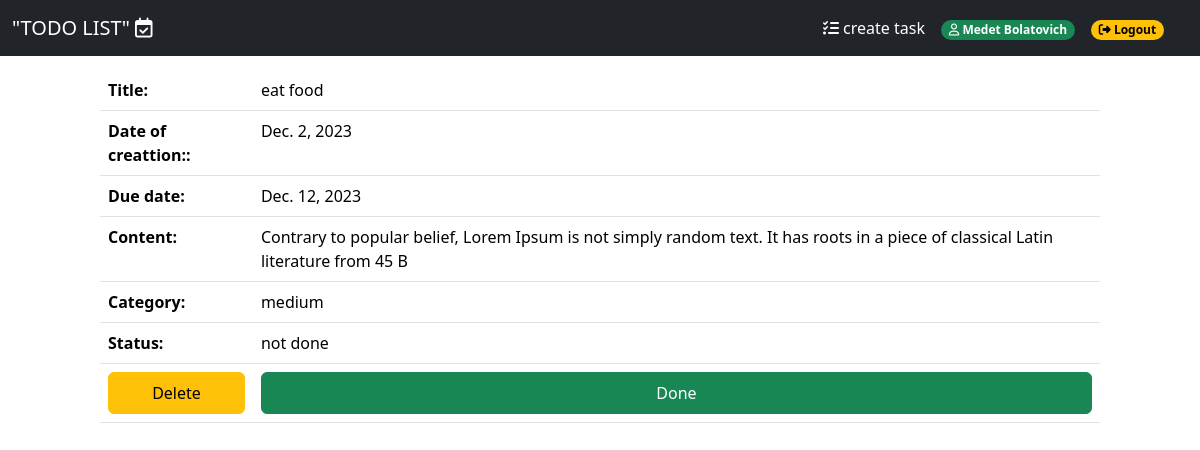
Page /detail/10/ (signed in) on the committed database.
### app/models.py (models this page shows)
class Todolist(models.Model):
    title = models.CharField(max_length=250)
    content = models.TextField(blank=True)
    created = models.DateField(default=timezone.now().strftime("%Y-%m-%d"))
    due_date = models.DateField(default=timezone.now().strftime("%Y-%m-%d"))
    category = models.ForeignKey(Category, on_delete=models.PROTECT)
    user = models.ForeignKey(User, on_delete=models.CASCADE)
    status = models.BooleanField(verbose_name="Status", default=False, null=True, blank=True)
    class Meta:
        ordering = ['-created']

class Category(models.Model):
    name = models.CharField(max_length=30)
    class Meta:
        verbose_name = "Category"
        verbose_name_plural = "Categories"
    def __str__(self):
        return self.name

### app/views.py (the view, shortened to what this page needs)
# urls.py: path('detail/<int:pk>/', TodoDetailView.as_view(), name='detail'),
class TodoDetailView(View):
    def get(self, request, pk):
        todo = Todolist.objects.get(user=request.user.id, pk=pk)
        context = {'info':todo}
        return render(request, 'detail.html', context)

### templates/detail.html (shortened to what this page needs)
{% extends "base.html" %}
{% block content %}
<div class="container">
            <table class="table mx-auto d-block" style="width: 1000px;">
                <tr>
                    <th> Title: </th>
                    <td> {{ info.title }} </td>
                </tr>
                <tr>
                    <th> Date of creattion:: </th>
                    <td> {{ info.created }} </td>
                </tr>
                <tr>
                    <th> Due date: </th>
                    <td> {{ info.due_date }} </td>
                </tr>
                <tr>
                    <th> Content: </th>
                    <td> {{ info.content }} </td>
                </tr>
                <tr>
                    <th> Category: </th>
                    <td> {{ info.category }} </td>
                </tr>
                <tr>
                    <th> Status: </th>
                    <td> {% if info.status %} done {% else %} not done {% endif %} </td>
                </tr>
                <tr>
                    <form method="post">
                    <td>
                        <a class="btn btn-warning w-100 py-2" href="{% url 'delete' info.pk %}" class="delete"> Delete </a>
                    </td>
                    <td>
                        <button class="btn btn-success w-100 py-2" type="submit"> Done </button>
                    </td>
                    </form>
                </tr>
            </table>
</div>
{% endblock %}

### templates/base.html (shortened to what this page needs)
{% load static %}
<!DOCTYPE html>
<html lang="en">
<head>
    <link href="https://cdn.jsdelivr.net/npm/bootstrap@5.3.2/dist/css/bootstrap.min.css" rel="stylesheet">
</head>
<body>
    <nav class="navbar navbar-expand-md navbar-dark fixed-top bg-dark">
        <div class="container-fluid">
            <a class="navbar-brand" href="{% url 'todolist' %}"> "TODO LIST" <i class="fa-regular fa-calendar-check"></i></a>
            <div class="offcanvas offcanvas-end text-bg-dark" tabindex="-1" id="offcanvasNavbar2" aria-labelledby="offcanvasNavbar2Label">
                <div class="offcanvas-body">
                    <ul class="navbar-nav justify-content-end flex-grow-1 pe-3">
                        {% if request.user.is_authenticated %}
                        <li class="nav-item">
                            <a class="nav-link active" aria-current="page" href="{% url 'todocreate' %}"><i class="fa-solid fa-list-check"></i> create task</a>
                        </li>
                        <li class="nav-item">
                            <span class="nav-link active" aria-current="page"><span class="badge text-bg-success rounded-pill" > <i class="fa-regular fa-user"></i>   {{ request.user.first_name }} </span></span>
                        </li>
                        <li class="nav-item">
                            <a class="nav-link active" aria-current="page" href="{% url 'logout' %}"> <span class="badge text-bg-warning rounded-pill"><i class="fa-solid fa-right-from-bracket"></i>  Logout</span> </a>
                        </li>
                        {% endif %}
                    </ul>
                </div>
            </div>
        </div>
    </nav>
    <div style="margin-top: 70px;">
        {% block content %}
        {% endblock %}
    </div>
</body>
</html>

### rows in the picture
Todolist: title "eat food", created "Dec. 2, 2023", due_date "Dec. 12, 2023", content "Contrary to popular belief, Lorem Ipsum is not simply random text. It has roots in a piece of classical Latin literature from 45 B", category "medium"

### other values in the picture
{{ request.user.first_name }} "Medet Bolatovich"
